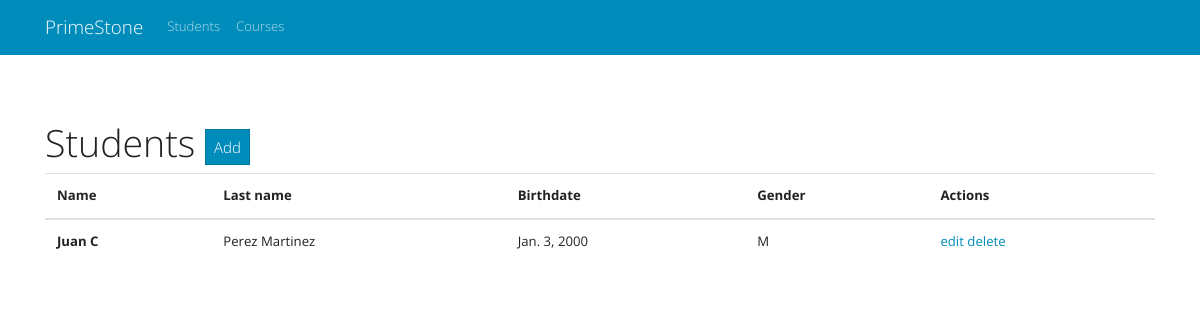
Page /front/student/ on the committed database.
### common/models.py (models this page shows, shortened)
class Student(models.Model):
    MALE = 'M'
    FEMALE = 'F'
    GENDER_CHOICES = [
        (MALE, MALE),
        (FEMALE, FEMALE)
    ]
    name = models.CharField(max_length=80)
    last_name = models.CharField(max_length=80)
    birthdate = models.DateField()
    gender = models.CharField(max_length=1, choices=GENDER_CHOICES)
    courses = models.ManyToManyField(Course, verbose_name="courses")

### front/views.py (the view)
# urls.py: path('student/', StudentListView.as_view(), name='student-list'),
class StudentListView(TemplateView):
    template_name = 'front/student-list.html'
    def get(self, request, *args, **kwargs):
        context = self.get_context_data(**kwargs)
        students = Student.objects.all()
        context['students'] = students
        return self.render_to_response(context)

### front/templates/front/student-list.html (shortened to what this page needs)
{% extends 'front/base.html' %}
{% block main-content %}
<div class="row">
    <div class="col-lg-12 col-md-12 col-sm-12">
        <h1>Students   <a href="{% url 'front:student-add'%}" class="btn btn-primary">Add</a></h1>
        <table class="table table-hover">
            <thead>
                <tr>
                    <th scope="col">Name</th>
                    <th scope="col">Last name</th>
                    <th scope="col">Birthdate</th>
                    <th scope="col">Gender</th>
                    <th scope="col">Actions</th>
                </tr>
            </thead>
            <tbody>
                {% for student in students %}
                    <tr id="student-{{ student.pk }}">
                        <th scope="row">{{student.name}}</th>
                        <td>{{student.last_name}}</td>
                        <td>{{student.birthdate}}</td>
                        <td>{{student.gender}}</td>
                        <td>
                            <a href="{% url 'front:student-edit' pk=student.pk %}">edit</a>
                            <a href="{% url 'front:student-delete' pk=student.pk %}">delete</a>
                        </td>
                    </tr>
                {% endfor%}
            </tbody>
        </table>
    </div>
</div>
{% endblock main-content %}

### rows in the picture
Student: name "Juan C", last_name "Perez Martinez", birthdate "Jan. 3, 2000", gender "M"
